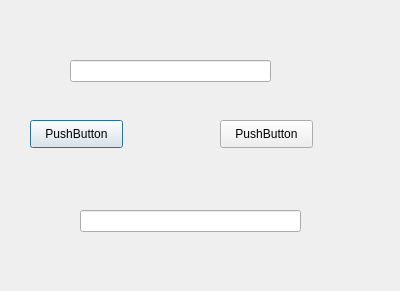
<?xml version="1.0" encoding="UTF-8"?>
<ui version="4.0">
 <class>Dialog</class>
 <widget class="QDialog" name="Dialog">
  <property name="geometry">
   <rect>
    <x>0</x>
    <y>0</y>
    <width>400</width>
    <height>291</height>
   </rect>
  </property>
  <property name="windowTitle">
   <string>Dialog</string>
  </property>
  <widget class="QPushButton" name="pushButton">
   <property name="geometry">
    <rect>
     <x>30</x>
     <y>120</y>
     <width>93</width>
     <height>28</height>
    </rect>
   </property>
   <property name="text">
    <string>PushButton</string>
   </property>
  </widget>
  <widget class="QLineEdit" name="lineEdit">
   <property name="geometry">
    <rect>
     <x>70</x>
     <y>60</y>
     <width>201</width>
     <height>22</height>
    </rect>
   </property>
  </widget>
  <widget class="QLineEdit" name="lineEdit_2">
   <property name="geometry">
    <rect>
     <x>80</x>
     <y>210</y>
     <width>221</width>
     <height>22</height>
    </rect>
   </property>
  </widget>
  <widget class="QPushButton" name="pushButton_2">
   <property name="geometry">
    <rect>
     <x>220</x>
     <y>120</y>
     <width>93</width>
     <height>28</height>
    </rect>
   </property>
   <property name="text">
    <string>PushButton</string>
   </property>
  </widget>
 </widget>
 <resources/>
 <connections>
  <connection>
   <sender>pushButton</sender>
   <signal>pressed()</signal>
   <receiver>lineEdit</receiver>
   <slot>selectAll()</slot>
   <hints>
    <hint type="sourcelabel">
     <x>79</x>
     <y>128</y>
    </hint>
    <hint type="destinationlabel">
     <x>74</x>
     <y>63</y>
    </hint>
   </hints>
  </connection>
  <connection>
   <sender>pushButton</sender>
   <signal>released()</signal>
   <receiver>lineEdit</receiver>
   <slot>copy()</slot>
   <hints>
    <hint type="sourcelabel">
     <x>103</x>
     <y>134</y>
    </hint>
    <hint type="destinationlabel">
     <x>164</x>
     <y>64</y>
    </hint>
   </hints>
  </connection>
  <connection>
   <sender>pushButton_2</sender>
   <signal>clicked()</signal>
   <receiver>lineEdit_2</receiver>
   <slot>paste()</slot>
   <hints>
    <hint type="sourcelabel">
     <x>262</x>
     <y>135</y>
    </hint>
    <hint type="destinationlabel">
     <x>261</x>
     <y>221</y>
    </hint>
   </hints>
  </connection>
 </connections>
</ui>
